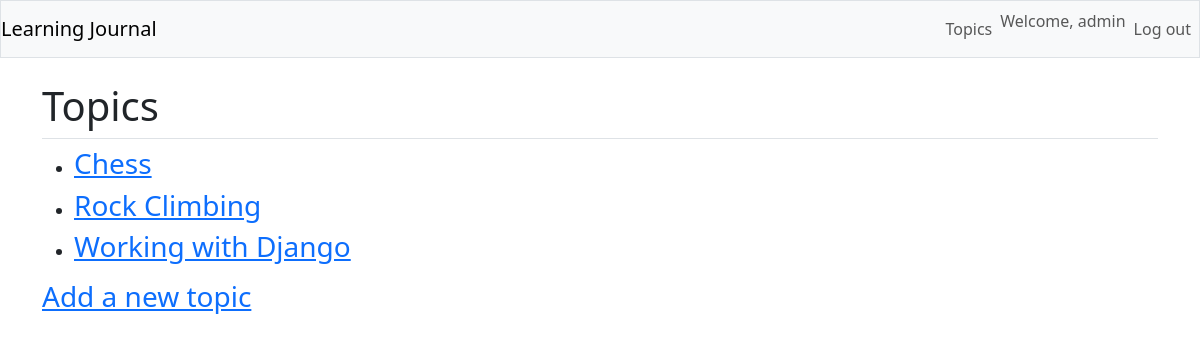
Page /topics/ (signed in) on the earlier database version.
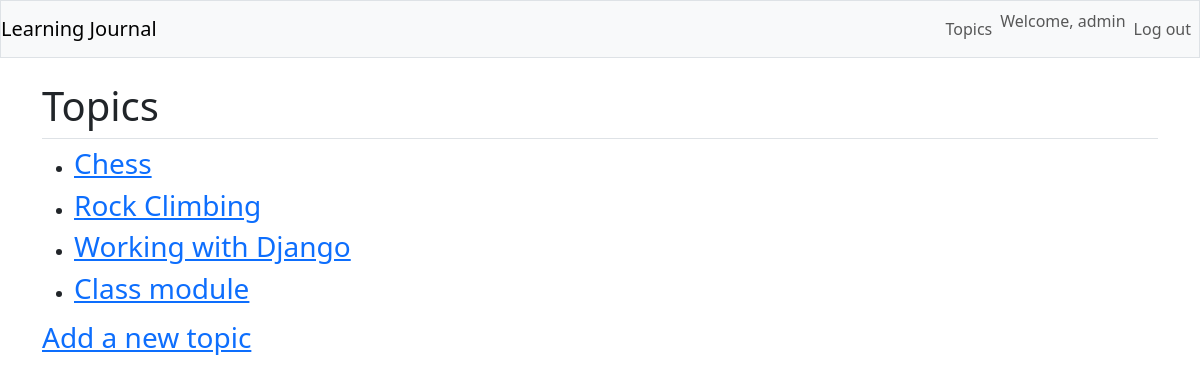
Same page on the later database version.
### mypett/models.py (models this page shows)
class Topic(models.Model):
    text = models.CharField(max_length=200)
    date_added = models.DateTimeField(auto_now_add=True)
    owner = models.ForeignKey(User, on_delete=models.CASCADE)
    def __str__(self):
        return self.text

### mypett/views.py (the view)
# urls.py: path("topics/", views.topics, name="topics"),
@login_required
def topics(request):
    topics = Topic.objects.filter(owner=request.user).order_by("date_added")
    context = {"topics": topics}
    return render(request, "mypett/topics.html", context)

### mypett/templates/mypett/topics.html
{% extends "mypett/base.html" %}
{% block page_header %}
<h1>Topics</h1>
{% endblock page_header %}
{% block content %}
<ul>
    {% for topic in topics %}
    <li><h3><a href="{% url 'mypett:topic' topic.id %}">{{ topic }}</a></h3></li>
    {% empty %}
    <li><h3>No topics has been added yet.</h3></li>
    {% endfor %}
</ul>
<h3><a href="{% url 'mypett:new_topic' %}">Add a new topic</a></h3>
{% endblock content %}

Differences in the rows shown:
added Topic: text "Class module"
